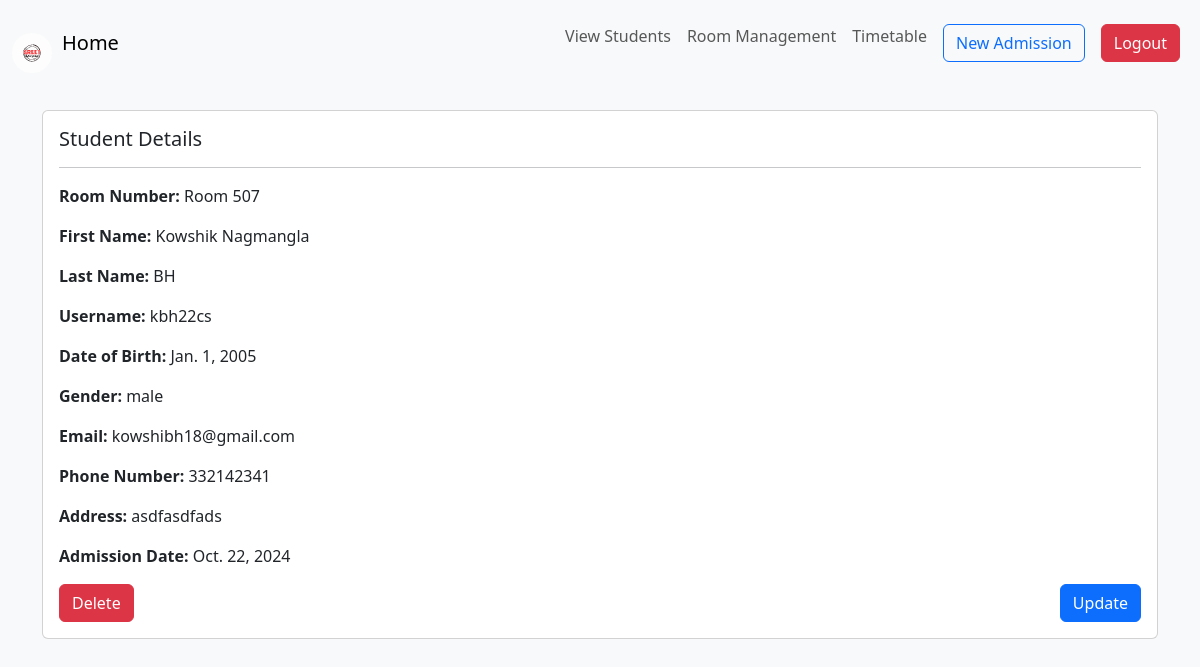
The page /viewStudents (signed in) on the database its author committed.
### admission/models.py (models this page shows, shortened)
class Student(models.Model):
    user = models.OneToOneField(User,on_delete=models.CASCADE,null = True,blank = True)
    room = models.ForeignKey(Room,on_delete=models.CASCADE,null = True,blank = True)
    first_name = models.CharField(max_length = 100)
    last_name = models.CharField(max_length = 100)
    username = models.CharField(max_length = 100, null = False , blank = True)
    password1 = models.CharField(max_length = 100, null = False , blank = True)
    password2 = models.CharField(max_length = 100, null = False, blank = True)
    dob = models.DateField()
    gender = models.CharField(max_length = 100)
    email = models.EmailField(max_length = 100)
    phone_number = models.IntegerField()
    address = models.TextField()
    admission_date = models.DateField(auto_now_add = True)

### hostel/models.py (models this page shows)
class Room(models.Model):
    room_number = models.IntegerField(primary_key=True)  # Set as primary key
    capacity = models.IntegerField()  # Capacity of the room
    occupied = models.BooleanField(default=False)  # Boolean to check if occupied
    def __str__(self):
        return f"Room {self.room_number}"

### admission/views.py (the view)
# urls.py: path('viewStudents',views.veiewStudents,name = 'viewstudents'),
def veiewStudents(request):
    students = Student.objects.all()
    context = {'students':students}
    return render(request,'admission/students.html',context)

### admission/templates/admission/students.html (shortened to what this page needs)
{%extends 'base.html'%}
{%block content%}
    {%if students%}
    {%for student in students%}
    <div class="container mt-4">
        <div class="card">
            <div class="card-body">
                <h5 class="card-title">Student Details</h5>
                <hr>
                <p><strong>Room Number:</strong> {{ student.room }}</p>
                <p><strong>First Name:</strong> {{ student.first_name }}</p>
                <p><strong>Last Name:</strong> {{ student.last_name }}</p>
                <p><strong>Username:</strong> {{ student.username }}</p>
                <p><strong>Date of Birth:</strong> {{ student.dob }}</p>
                <p><strong>Gender:</strong> {{ student.gender }}</p>
                <p><strong>Email:</strong> {{ student.email }}</p>
                <p><strong>Phone Number:</strong> {{ student.phone_number }}</p>
                <p><strong>Address:</strong> {{ student.address }}</p>
                <p><strong>Admission Date:</strong> {{ student.admission_date }}</p>
                <div class="d-flex justify-content-between mt-3">
                    <a href="{% url 'admission:deletestudent' student.user.id %}" class="btn btn-danger">Delete</a>
                    <a href="{% url 'admission:updatedetails' student.user.id %}" class="btn btn-primary">Update</a>
                </div>
            </div>
        </div>
    </div>
    {%endfor%}
    {%else%}
    <h1>No students admitted yet</h1>
    <a href="{%url 'admission:registration'%}"><button class="badge bg-success">Add student</button></a>
    {%endif%}
{%endblock content%}

### templates/base.html (style rules this page uses)
:root { --bg-color: #f8f9fa; --text-color: #212529; }
body { background-color: var(--bg-color); color: var(--text-color); transition: background-color 0.3s, color 0.3s; }

### rows shown on the page
Student: room "Room 507", first_name "Kowshik Nagmangla", last_name "BH", username "kbh22cs", dob "Jan. 1, 2005", gender "male", email "kowshibh18@gmail.com", phone_number "332142341", address "asdfasdfads", admission_date "Oct. 22, 2024"
